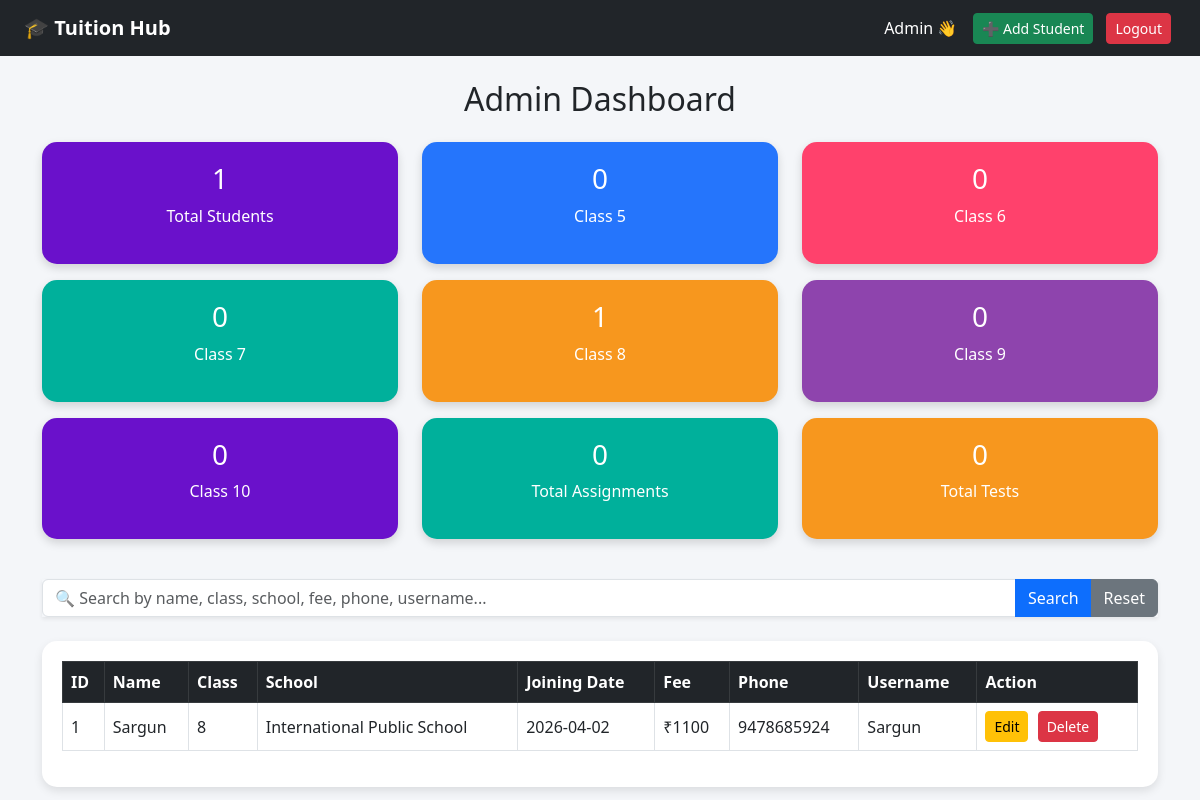
Page /admin (signed in) on the earlier database version.
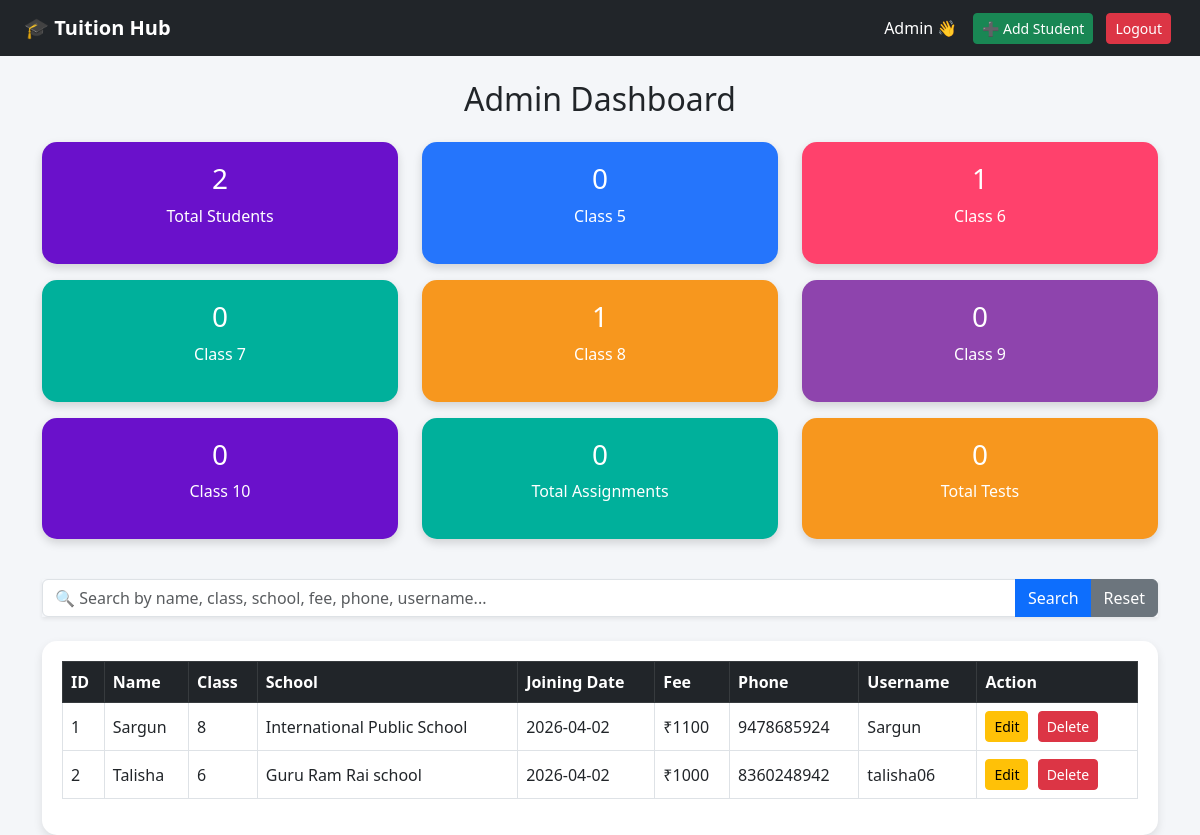
Same page on the later database version.
### tables this page shows
CREATE TABLE students (
            id INTEGER PRIMARY KEY AUTOINCREMENT,
            name TEXT,
            class TEXT,
            school TEXT,
            joining_date TEXT,
            fee INTEGER,
            phone TEXT,
            username TEXT UNIQUE
        );

### app.py (the view)
@app.route("/admin")
def admin():
    if not admin_required():
        return redirect(url_for("login"))
    conn = get_connection()
    cur = conn.cursor()
    search = request.args.get("search", "").strip()
    if search:
        query = f"%{search}%"
        cur.execute("""
            SELECT * FROM students
            WHERE name LIKE ?
               OR class LIKE ?
               OR school LIKE ?
               OR phone LIKE ?
               OR username LIKE ?
               OR CAST(fee AS TEXT) LIKE ?
        """, (query, query, query, query, query, query))
        students = cur.fetchall()
    else:
        cur.execute("SELECT * FROM students")
        students = cur.fetchall()
    cur.execute("SELECT COUNT(*) FROM assignments")
    total_assignments = cur.fetchone()[0]
    cur.execute("SELECT COUNT(*) FROM tests")
    total_tests = cur.fetchone()[0]
    conn.close()
    return render_template(
        "admin.html",
        students=students,
        search=search,
        total_assignments=total_assignments,
        total_tests=total_tests,
        class5=len([s for s in students if s["class"] == "5"]),
        class6=len([s for s in students if s["class"] == "6"]),
        class7=len([s for s in students if s["class"] == "7"]),
        class8=len([s for s in students if s["class"] == "8"]),
        class9=len([s for s in students if s["class"] == "9"]),
        class10=len([s for s in students if s["class"] == "10"])
    )

### app.py (called while the page is built)
def get_connection():
    conn = sqlite3.connect(DB_PATH)
    conn.row_factory = sqlite3.Row
    return conn

def login_required():
    return "role" in session and "user" in session

def admin_required():
    return login_required() and session.get("role") == "admin"

### templates/admin.html (shortened to what this page needs)
<!DOCTYPE html>
<html>
<head>
    <link href="https://cdn.jsdelivr.net/npm/bootstrap@5.3.0/dist/css/bootstrap.min.css" rel="stylesheet">
</head>
<body>
    <nav class="navbar navbar-dark bg-dark px-4 py-2 mb-3">
        <span class="navbar-brand fw-bold">🎓 Tuition Hub</span>
        <div class="ms-auto d-flex align-items-center gap-2">
            <span class="text-white me-2">Admin 👋</span>
            <a href="/contact" class="btn btn-success btn-sm">
                ➕ Add Student
            </a>
            <a href="/logout" class="btn btn-danger btn-sm">
                Logout
            </a>
        </div>
    </nav>
    <div class="container mt-4">
        <h2 class="text-center mb-4">Admin Dashboard</h2>
        <div class="row mb-4">
            <div class="col-md-4 mb-3">
                <div class="card-box bg1">
                    <h3>{{ students|length }}</h3>
                    <p>Total Students</p>
                </div>
            </div>
            <div class="col-md-4 mb-3">
                <div class="card-box bg2">
                    <h3>{{ class5 }}</h3>
                    <p>Class 5</p>
                </div>
            </div>
            <div class="col-md-4 mb-3">
                <div class="card-box bg3">
                    <h3>{{ class6 }}</h3>
                    <p>Class 6</p>
                </div>
            </div>
            <div class="col-md-4 mb-3">
                <div class="card-box bg4">
                    <h3>{{ class7 }}</h3>
                    <p>Class 7</p>
                </div>
            </div>
            <div class="col-md-4 mb-3">
                <div class="card-box bg5">
                    <h3>{{ class8 }}</h3>
                    <p>Class 8</p>
                </div>
            </div>
            <div class="col-md-4 mb-3">
                <div class="card-box bg6">
                    <h3>{{ class9 }}</h3>
                    <p>Class 9</p>
                </div>
            </div>
            <div class="col-md-4 mb-3">
                <div class="card-box bg1">
                    <h3>{{ class10 }}</h3>
                    <p>Class 10</p>
                </div>
            </div>
            <div class="col-md-4 mb-3">
                <div class="card-box bg4">
                    <h3>{{ total_assignments }}</h3>
                    <p>Total Assignments</p>
                </div>
            </div>
            <div class="col-md-4 mb-3">
                <div class="card-box bg5">
                    <h3>{{ total_tests }}</h3>
                    <p>Total Tests</p>
                </div>
            </div>
        </div>
        <form method="GET" action="/admin" class="mb-4">
            <div class="input-group shadow-sm">
                <input
                    type="text"
                    name="search"
                    class="form-control"
                    placeholder="🔍 Search by name, class, school, fee, phone, username..."
                    value="{{ search if search else '' }}"
                >
                <button type="submit" class="btn btn-primary">
                    Search
                </button>
                <a href="/admin" class="btn btn-secondary">
                    Reset
                </a>
            </div>
        </form>
        <div class="table-box">
            <div class="table-responsive">
                <table class="table table-hover table-bordered align-middle">
                    <thead class="table-dark">
                        <tr>
                            <th>ID</th>
                            <th>Name</th>
                            <th>Class</th>
                            <th>School</th>
                            <th>Joining Date</th>
                            <th>Fee</th>
                            <th>Phone</th>
                            <th>Username</th>
                            <th>Action</th>
                        </tr>
                    </thead>
                    <tbody>
                        {% if students %}
                            {% for row in students %}
                            <tr>
                                <td>{{ row[0] }}</td>
                                <td>{{ row[1] }}</td>
                                <td>{{ row[2] }}</td>
                                <td>{{ row[3] }}</td>
                                <td>{{ row[4] }}</td>
                                <td>₹{{ row[5] }}</td>
                                <td>{{ row[6] }}</td>
                                <td>{{ row[7] }}</td>
                                <td>
                                    <a href="/edit/{{ row[0] }}" class="btn btn-warning btn-sm">Edit</a>
                                    <a href="/delete/{{ row[0] }}" class="btn btn-danger btn-sm">Delete</a>
                                </td>
                            </tr>
                            {% endfor %}
                        {% else %}
                            <tr>
                                <td colspan="9" class="text-center text-muted py-4">
                                    No students found
                                </td>
                            </tr>
                        {% endif %}
                    </tbody>
                </table>
            </div>
        </div>
    </div>
</body>
</html>

### templates/admin.html (style rules this page uses)
body { background: #f4f6f9; }
.card-box { border-radius: 15px; padding: 20px; color: white; text-align: center; box-shadow: 0px 4px 10px rgba(0,0,0,0.15); }
.bg1 { background: #6a11cb; }
.bg2 { background: #2575fc; }
.bg3 { background: #ff416c; }
.bg4 { background: #00b09b; }
.bg5 { background: #f7971e; }
.bg6 { background: #8e44ad; }
.table-box { background: white; padding: 20px; border-radius: 15px; box-shadow: 0px 4px 10px rgba(0,0,0,0.1); }
.btn-sm { margin-right: 5px; }

Differences in the rows shown:
added students: id "2", name "Talisha", class "6", school "Guru Ram Rai school", joining_date "2026-04-02", fee "1000", phone "8360248942", username "talisha06"
Other differences:
{{ students|length }}: "1" → "2"
{{ class6 }}: "0" → "1"
